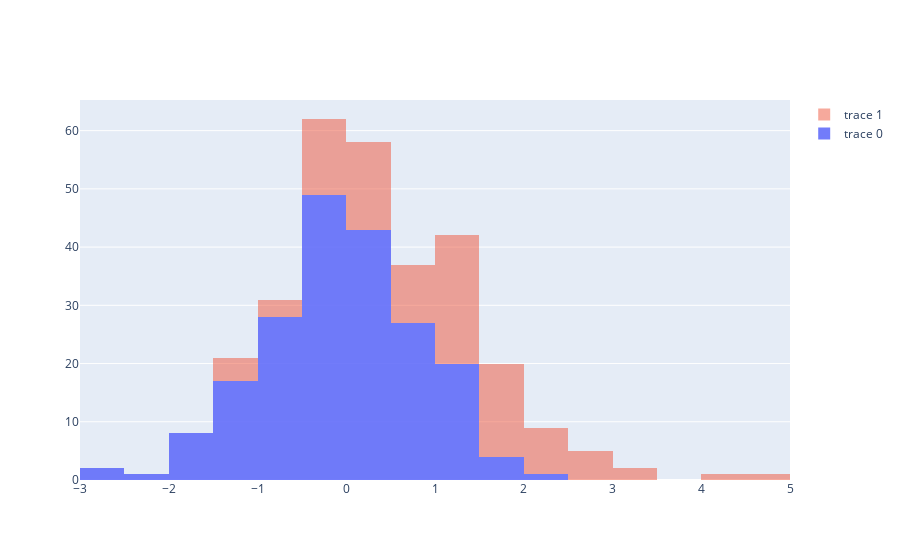

The cell this chart's notebook holds for it:
### Code cell
fig = go.Figure(data=data, 
                layout=layout)

offline.iplot(fig)
